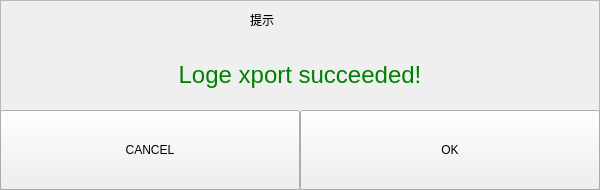
<?xml version="1.0" encoding="UTF-8"?>
<ui version="4.0">
 <class>Mesdialog</class>
 <widget class="QWidget" name="Mesdialog">
  <property name="geometry">
   <rect>
    <x>0</x>
    <y>0</y>
    <width>600</width>
    <height>190</height>
   </rect>
  </property>
  <property name="windowTitle">
   <string>Form</string>
  </property>
  <layout class="QVBoxLayout" name="verticalLayout">
   <property name="spacing">
    <number>0</number>
   </property>
   <property name="leftMargin">
    <number>0</number>
   </property>
   <property name="topMargin">
    <number>0</number>
   </property>
   <property name="rightMargin">
    <number>0</number>
   </property>
   <property name="bottomMargin">
    <number>0</number>
   </property>
   <item>
    <widget class="QFrame" name="frame">
     <property name="frameShape">
      <enum>QFrame::StyledPanel</enum>
     </property>
     <property name="frameShadow">
      <enum>QFrame::Raised</enum>
     </property>
     <widget class="QLabel" name="label_ques">
      <property name="geometry">
       <rect>
        <x>0</x>
        <y>40</y>
        <width>600</width>
        <height>70</height>
       </rect>
      </property>
      <property name="text">
       <string>&lt;html&gt;&lt;head/&gt;&lt;body&gt;&lt;p align=&quot;center&quot;&gt;&lt;span style=&quot; font-size:18pt; color:#008000;&quot;&gt;Loge xport succeeded!&lt;/span&gt;&lt;/p&gt;&lt;/body&gt;&lt;/html&gt;</string>
      </property>
     </widget>
     <widget class="QPushButton" name="Button_cancel">
      <property name="geometry">
       <rect>
        <x>0</x>
        <y>110</y>
        <width>300</width>
        <height>80</height>
       </rect>
      </property>
      <property name="text">
       <string>CANCEL</string>
      </property>
     </widget>
     <widget class="QPushButton" name="Button_ok">
      <property name="geometry">
       <rect>
        <x>300</x>
        <y>110</y>
        <width>300</width>
        <height>80</height>
       </rect>
      </property>
      <property name="text">
       <string>OK</string>
      </property>
     </widget>
     <widget class="QLabel" name="label_title">
      <property name="geometry">
       <rect>
        <x>250</x>
        <y>0</y>
        <width>100</width>
        <height>40</height>
       </rect>
      </property>
      <property name="text">
       <string>提示</string>
      </property>
     </widget>
    </widget>
   </item>
  </layout>
 </widget>
 <resources/>
 <connections/>
</ui>
